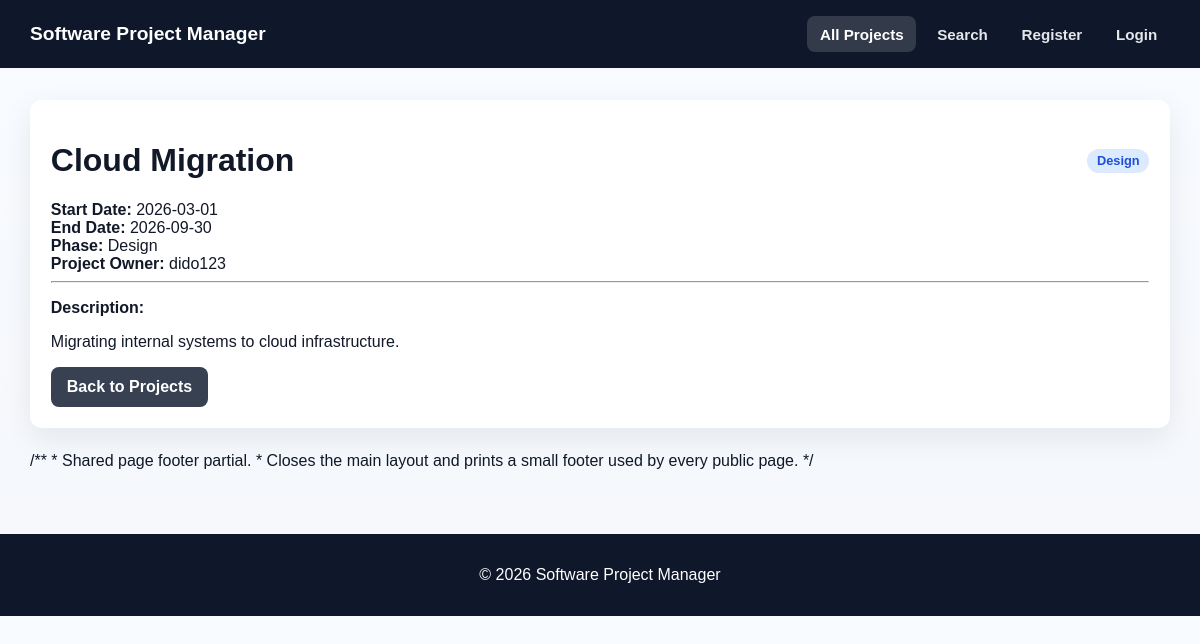
Page /project.php?id=3 on the committed database.
### tables this page shows
CREATE TABLE projects (
    pid INT UNSIGNED AUTO_INCREMENT PRIMARY KEY,
    title VARCHAR(150) NOT NULL,
    start_date DATE NOT NULL,
    end_date DATE DEFAULT NULL,
    short_description TEXT NOT NULL,
    phase ENUM('design', 'development', 'testing', 'deployment', 'complete') NOT NULL,
    uid INT UNSIGNED NOT NULL,
    created_at TIMESTAMP DEFAULT CURRENT_TIMESTAMP,
    updated_at TIMESTAMP DEFAULT CURRENT_TIMESTAMP ON UPDATE CURRENT_TIMESTAMP,
    CONSTRAINT fk_projects_user
        FOREIGN KEY (uid) REFERENCES users(uid)
        ON DELETE CASCADE
        ON UPDATE CASCADE
);

CREATE TABLE users (
    uid INT UNSIGNED AUTO_INCREMENT PRIMARY KEY,
    username VARCHAR(50) NOT NULL UNIQUE,
    password VARCHAR(255) NOT NULL,
    email VARCHAR(100) NOT NULL UNIQUE,
    role ENUM('user', 'admin') NOT NULL DEFAULT 'user',
    created_at TIMESTAMP DEFAULT CURRENT_TIMESTAMP
);

### includes/functions.php (called while the page is built, shortened)
<?php
function e(string $value): string
{
    return htmlspecialchars($value, ENT_QUOTES, 'UTF-8');
}
function phaseLabel(string $phase): string
{
    return ucfirst($phase);
}

### public/project.php (the view, shortened to what this page needs)
<?php
require_once __DIR__ . '/../includes/functions.php';
$pdo = getPDO();
$projectId = filter_input(INPUT_GET, 'id', FILTER_VALIDATE_INT);
$stmt = $pdo->prepare("
    SELECT p.pid, p.title, p.start_date, p.end_date, p.short_description, p.phase, u.username
    FROM projects p
    INNER JOIN users u ON p.uid = u.uid
    WHERE p.pid = :pid
    LIMIT 1
");
$stmt->execute(['pid' => $projectId]);
$project = $stmt->fetch();
require_once __DIR__ . '/../includes/header.php';
?>
<div class="card">
    <div class="project-top">
        <h1><?= e($project['title']) ?></h1>
        <span class="badge badge-<?= e($project['phase']) ?>"><?= e(phaseLabel($project['phase'])) ?></span>
    </div>
    <div class="detail-grid">
        <div><strong>Start Date:</strong> <?= e($project['start_date']) ?></div>
        <div><strong>End Date:</strong> <?= e($project['end_date'] ?? 'Not set') ?></div>
        <div><strong>Phase:</strong> <?= e(phaseLabel($project['phase'])) ?></div>
        <div><strong>Project Owner:</strong> <?= e($project['username']) ?></div>
    </div>
    <hr class="section-divider">
    <p><strong>Description:</strong></p>
    <p><?= nl2br(e($project['short_description'])) ?></p>
    <div class="actions">
        <a class="btn btn-secondary" href="index.php">Back to Projects</a>
    </div>
</div>
<?php require_once __DIR__ . '/../includes/footer.php'; ?>

### public/assets/css/style.css (style rules this page uses)
* { box-sizing: border-box; }
:root { --bg: #f5f7fb; --surface: #ffffff; --surface-alt: #f8fafc; --text: #111827; --muted: #6b7280; --primary: #2563eb; --primary-dark: #1d4ed8; --secondary: #374151; --secondary-dark: #1f2937; --danger: #dc2626; --danger-dark: #b91c1c; --success: #166534; --success-bg: #dcfce7; --error-bg: #fee2e2; --error-text: #991b1b; --border: #dbe2ea; --shadow: 0 10px 30px rgba(15, 23, 42, 0.08); --radius: 14px; }
body { margin: 0; font-family: Arial, Helvetica, sans-serif; background: linear-gradient(180deg, #f8fbff 0%, #f5f7fb 100%); color: var(--text); }
.card { background: #fff; padding: 1.3rem; border-radius: 12px; box-shadow: var(--shadow); margin-bottom: 1.5rem; }
.project-top { display: flex; justify-content: space-between; align-items: center; }
button, .btn { background: var(--primary); color: #fff; padding: 0.7rem 1rem; border-radius: 8px; border: none; cursor: pointer; font-weight: bold; text-decoration: none; }
.btn-secondary { background: var(--secondary); }
.actions { display: flex; gap: 0.5rem; flex-wrap: wrap; }
.badge { padding: 0.3rem 0.6rem; border-radius: 20px; font-size: 0.8rem; font-weight: bold; }
.badge-design { background: #dbeafe; color: #1d4ed8; }

### rows in the picture
projects: title "Cloud Migration", phase "Design", start_date "2026-03-01", end_date "2026-09-30", uid.username "dido123", short_description "Migrating internal systems to cloud infrastructure."

### other values in the picture
APP_NAME "Software Project Manager"
